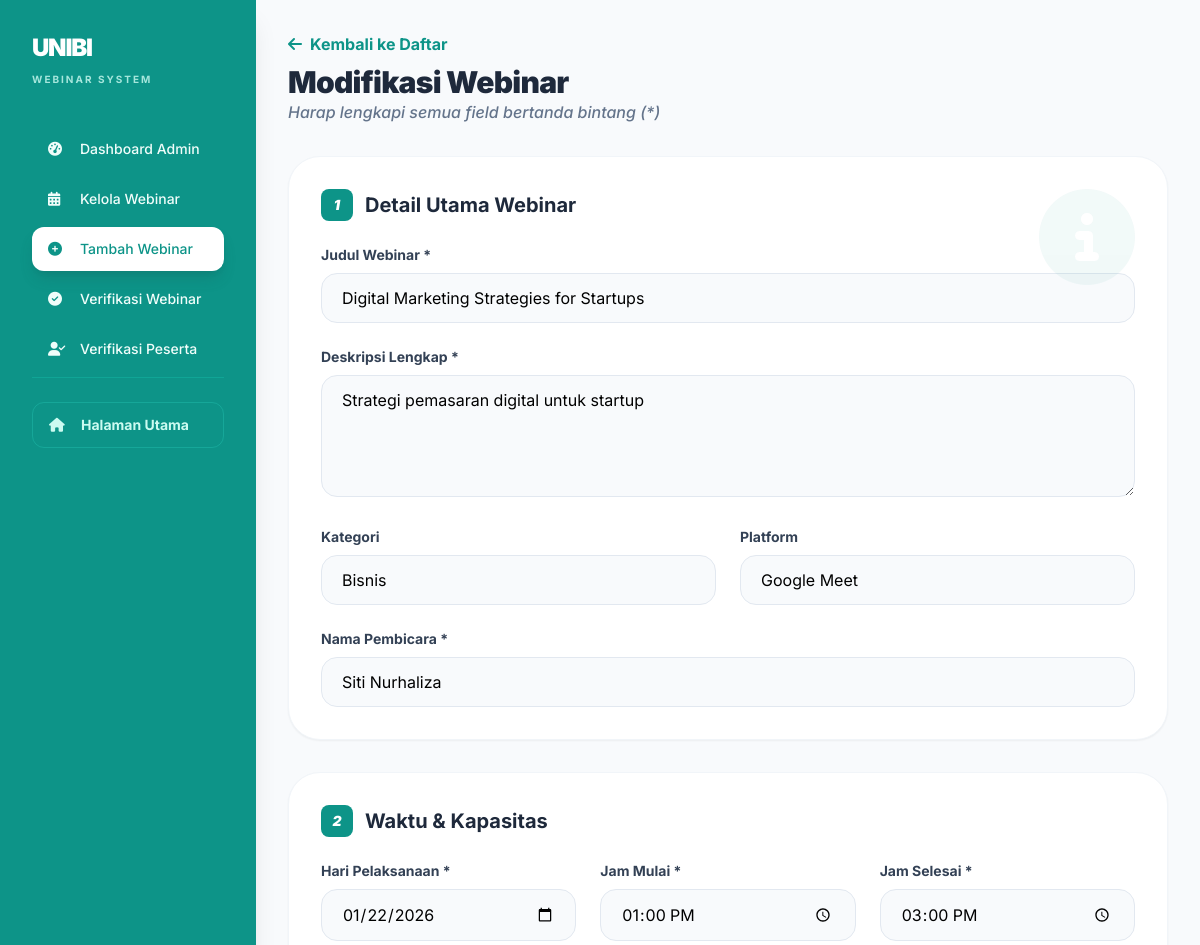
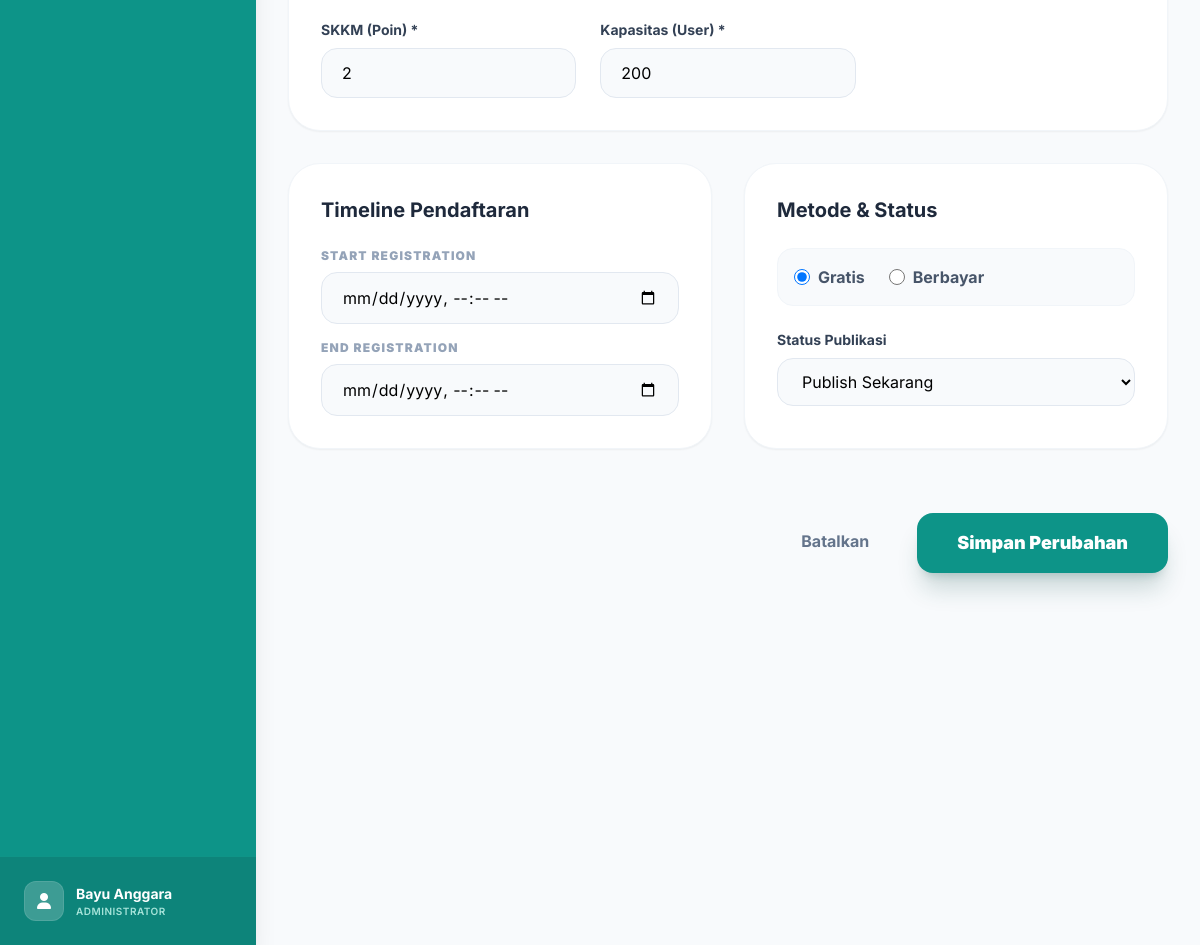
/admin/tambah-webinar.php?edit=2, run on the app's committed database (2 pictures, top to bottom).
### tables this page shows
CREATE TABLE `webinar` (
  `id_webinar` int NOT NULL,
  `judul` varchar(200) DEFAULT NULL,
  `deskripsi` text,
  `kategori` varchar(50) DEFAULT NULL,
  `tanggal` date DEFAULT NULL,
  `waktu_mulai` time DEFAULT NULL,
  `waktu_selesai` time DEFAULT NULL,
  `pembicara` varchar(100) DEFAULT NULL,
  `platform` varchar(50) DEFAULT NULL,
  `poin_skkm` int DEFAULT NULL,
  `kuota_peserta` int DEFAULT NULL,
  `biaya` decimal(10,2) DEFAULT '0.00',
  `tipe_webinar` enum('gratis','berbayar') DEFAULT NULL,
  `status` enum('draft','publish','closed') DEFAULT 'draft',
  `status_verifikasi` enum('menunggu','disetujui','ditolak') DEFAULT 'menunggu',
  `tanggal_mulai_pendaftaran` datetime DEFAULT NULL,
  `tanggal_akhir_pendaftaran` datetime DEFAULT NULL,
  `id_penyelenggara` int DEFAULT NULL,
  `created_at` timestamp NOT NULL DEFAULT CURRENT_TIMESTAMP
);

### admin/tambah-webinar.php (the view, shortened to what this page needs)
<?php
require_once '../config/database.php';
require_once '../includes/header.php';
$is_edit = isset($_GET['edit']);
$webinar_data = null;
if ($is_edit) {
    $id = intval($_GET['edit']);
    $query = "SELECT * FROM webinar WHERE id_webinar = ?";
    $stmt = mysqli_prepare($conn, $query);
    mysqli_stmt_bind_param($stmt, 'i', $id);
    mysqli_stmt_execute($stmt);
    $result = mysqli_stmt_get_result($stmt);
    $webinar_data = mysqli_fetch_assoc($result);
}
?>
<div class="p-4 md:p-8 bg-slate-50 min-h-screen">
    <div class="max-w-4xl mx-auto">
        <div class="mb-8">
            <a href="kelola-webinar.php" class="text-teal-600 font-bold flex items-center gap-2 mb-2 hover:gap-3 transition-all">
                <i class="fas fa-arrow-left"></i> Kembali ke Daftar
            </a>
            <h2 class="text-3xl font-black text-slate-800 tracking-tight">
                <?= $is_edit ? 'Modifikasi Webinar' : 'Ciptakan Webinar Baru'; ?>
            </h2>
            <p class="text-slate-500 font-medium italic">Harap lengkapi semua field bertanda bintang (*)</p>
        </div>
        <form method="POST" class="space-y-8">
            <div class="bg-white rounded-[32px] p-8 shadow-sm border border-slate-100 relative overflow-hidden">
                <div class="absolute top-0 right-0 p-8 opacity-5 text-8xl text-teal-600">
                    <i class="fas fa-info-circle"></i>
                </div>
                <h3 class="text-xl font-bold text-slate-800 mb-6 flex items-center gap-3">
                    <span class="w-8 h-8 bg-teal-600 text-white rounded-lg flex items-center justify-center text-sm italic font-black">1</span>
                    Detail Utama Webinar
                </h3>
                <div class="grid grid-cols-1 md:grid-cols-2 gap-6">
                    <div class="md:col-span-2">
                        <label class="block text-sm font-bold text-slate-700 mb-2">Judul Webinar *</label>
                        <input type="text" name="judul" required placeholder="Contoh: Masterclass AI Untuk Pemula"
                               value="<?= $is_edit ? htmlspecialchars($webinar_data['judul']) : ''; ?>"
                               class="w-full px-5 py-3 bg-slate-50 border border-slate-200 rounded-2xl focus:ring-4 focus:ring-teal-500/10 focus:border-teal-500 outline-none transition-all">
                    </div>
                    <div class="md:col-span-2">
                        <label class="block text-sm font-bold text-slate-700 mb-2">Deskripsi Lengkap *</label>
                        <textarea name="deskripsi" rows="4" required placeholder="Jelaskan apa yang akan dipelajari peserta..."
                                  class="w-full px-5 py-3 bg-slate-50 border border-slate-200 rounded-2xl focus:ring-4 focus:ring-teal-500/10 focus:border-teal-500 outline-none transition-all"><?= $is_edit ? htmlspecialchars($webinar_data['deskripsi']) : ''; ?></textarea>
                    </div>
                    <div>
                        <label class="block text-sm font-bold text-slate-700 mb-2">Kategori</label>
                        <select name="kategori" required class="w-full px-5 py-3 bg-slate-50 border border-slate-200 rounded-2xl focus:ring-4 focus:ring-teal-500/10 focus:border-teal-500 outline-none transition-all appearance-none cursor-pointer">
                            <?php
                            $cats = ['Teknologi', 'Bisnis', 'Pendidikan', 'Kesehatan', 'Lingkungan'];
                            foreach($cats as $cat): ?>
                                <option value="<?= $cat ?>" <?= ($is_edit && $webinar_data['kategori'] == $cat) ? 'selected' : ''; ?>><?= $cat ?></option>
                            <?php endforeach; ?>
                        </select>
                    </div>
                    <div>
                        <label class="block text-sm font-bold text-slate-700 mb-2">Platform</label>
                        <select name="platform" class="w-full px-5 py-3 bg-slate-50 border border-slate-200 rounded-2xl focus:ring-4 focus:ring-teal-500/10 focus:border-teal-500 outline-none transition-all appearance-none cursor-pointer">
                            <?php
                            $platforms = ['Zoom', 'Google Meet', 'Microsoft Teams', 'YouTube Live'];
                            foreach($platforms as $plat): ?>
                                <option value="<?= $plat ?>" <?= ($is_edit && $webinar_data['platform'] == $plat) ? 'selected' : ''; ?>><?= $plat ?></option>
                            <?php endforeach; ?>
                        </select>
                    </div>
                    <div class="md:col-span-2">
                        <label class="block text-sm font-bold text-slate-700 mb-2">Nama Pembicara *</label>
                        <input type="text" name="pembicara" required placeholder="Contoh: Dr. Jane Doe"
                               value="<?= $is_edit ? htmlspecialchars($webinar_data['pembicara']) : ''; ?>"
                               class="w-full px-5 py-3 bg-slate-50 border border-slate-200 rounded-2xl focus:ring-4 focus:ring-teal-500/10 focus:border-teal-500 outline-none transition-all">
                    </div>
                </div>
            </div>
            <div class="bg-white rounded-[32px] p-8 shadow-sm border border-slate-100">
                <h3 class="text-xl font-bold text-slate-800 mb-6 flex items-center gap-3">
                    <span class="w-8 h-8 bg-teal-600 text-white rounded-lg flex items-center justify-center text-sm italic font-black">2</span>
                    Waktu & Kapasitas
                </h3>
                <div class="grid grid-cols-1 md:grid-cols-3 gap-6">
                    <div>
                        <label class="block text-sm font-bold text-slate-700 mb-2">Hari Pelaksanaan *</label>
                        <input type="date" name="tanggal" required
                               value="<?= $is_edit ? $webinar_data['tanggal'] : ''; ?>"
                               class="w-full px-5 py-3 bg-slate-50 border border-slate-200 rounded-2xl focus:ring-4 focus:ring-teal-500/10 focus:border-teal-500 outline-none">
                    </div>
                    <div>
                        <label class="block text-sm font-bold text-slate-700 mb-2">Jam Mulai *</label>
                        <input type="time" name="waktu_mulai" required
                               value="<?= $is_edit ? $webinar_data['waktu_mulai'] : ''; ?>"
                               class="w-full px-5 py-3 bg-slate-50 border border-slate-200 rounded-2xl focus:ring-4 focus:ring-teal-500/10 focus:border-teal-500 outline-none">
                    </div>
                    <div>
                        <label class="block text-sm font-bold text-slate-700 mb-2">Jam Selesai *</label>
                        <input type="time" name="waktu_selesai" required
                               value="<?= $is_edit ? $webinar_data['waktu_selesai'] : ''; ?>"
                               class="w-full px-5 py-3 bg-slate-50 border border-slate-200 rounded-2xl focus:ring-4 focus:ring-teal-500/10 focus:border-teal-500 outline-none">
                    </div>
                    <div>
                        <label class="block text-sm font-bold text-slate-700 mb-2">SKKM (Poin) *</label>
                        <input type="number" name="poin_skkm" required min="0" placeholder="0"
                               value="<?= $is_edit ? $webinar_data['poin_skkm'] : ''; ?>"
                               class="w-full px-5 py-3 bg-slate-50 border border-slate-200 rounded-2xl focus:ring-4 focus:ring-teal-500/10 focus:border-teal-500 outline-none">
                    </div>
                    <div>
                        <label class="block text-sm font-bold text-slate-700 mb-2">Kapasitas (User) *</label>
                        <input type="number" name="kuota_peserta" required min="1" placeholder="100"
                               value="<?= $is_edit ? $webinar_data['kuota_peserta'] : ''; ?>"
                               class="w-full px-5 py-3 bg-slate-50 border border-slate-200 rounded-2xl focus:ring-4 focus:ring-teal-500/10 focus:border-teal-500 outline-none">
                    </div>
                </div>
            </div>
            <div class="grid grid-cols-1 md:grid-cols-2 gap-8">
                <div class="bg-white rounded-[32px] p-8 shadow-sm border border-slate-100">
                    <h3 class="text-xl font-bold text-slate-800 mb-6">Timeline Pendaftaran</h3>
                    <div class="space-y-4">
                        <div>
                            <label class="block text-xs font-black text-slate-400 uppercase tracking-widest mb-2">Start Registration</label>
                            <input type="datetime-local" name="tanggal_mulai_pendaftaran" required
                                   value="<?= ($is_edit && $webinar_data['tanggal_mulai_pendaftaran']) ? date('Y-m-d\TH:i', strtotime($webinar_data['tanggal_mulai_pendaftaran'])) : ''; ?>"
                                   class="w-full px-5 py-3 bg-slate-50 border border-slate-200 rounded-2xl focus:ring-4 focus:ring-teal-500/10 focus:border-teal-500 outline-none">
                        </div>
                        <div>
                            <label class="block text-xs font-black text-slate-400 uppercase tracking-widest mb-2">End Registration</label>
                            <input type="datetime-local" name="tanggal_akhir_pendaftaran" required
                                   value="<?= ($is_edit && $webinar_data['tanggal_akhir_pendaftaran']) ? date('Y-m-d\TH:i', strtotime($webinar_data['tanggal_akhir_pendaftaran'])) : ''; ?>"
                                   class="w-full px-5 py-3 bg-slate-50 border border-slate-200 rounded-2xl focus:ring-4 focus:ring-teal-500/10 focus:border-teal-500 outline-none">
                        </div>
                    </div>
                </div>
                <div class="bg-white rounded-[32px] p-8 shadow-sm border border-slate-100">
                    <h3 class="text-xl font-bold text-slate-800 mb-6">Metode & Status</h3>
                    <div class="space-y-6">
                        <div class="flex items-center gap-6 p-4 bg-slate-50 rounded-2xl border border-slate-100">
                            <label class="flex items-center gap-2 cursor-pointer font-bold text-slate-600">
                                <input type="radio" name="tipe_webinar" value="gratis" class="w-4 h-4 text-teal-600 focus:ring-teal-500"
                                       <?php echo (!$is_edit || $webinar_data['tipe_webinar'] == 'gratis') ? 'checked' : ''; ?>> Gratis
                            </label>
                            <label class="flex items-center gap-2 cursor-pointer font-bold text-slate-600">
                                <input type="radio" name="tipe_webinar" value="berbayar" class="w-4 h-4 text-teal-600 focus:ring-teal-500"
                                       <?php echo ($is_edit && $webinar_data['tipe_webinar'] == 'berbayar') ? 'checked' : ''; ?>> Berbayar
                            </label>
                        </div>
                        <div>
                            <label class="block text-sm font-bold text-slate-700 mb-2">Status Publikasi</label>
                            <select name="status" class="w-full px-5 py-3 bg-slate-50 border border-slate-200 rounded-2xl focus:ring-4 focus:ring-teal-500/10 focus:border-teal-500 outline-none">
                                <option value="publish" <?= ($is_edit && $webinar_data['status'] == 'publish') ? 'selected' : ''; ?>>Publish Sekarang</option>
                            </select>
                        </div>
                    </div>
                </div>
            </div>
            <div class="flex flex-col md:flex-row gap-4 justify-end pt-8">
                <a href="kelola-webinar.php" class="px-8 py-4 text-slate-500 font-bold hover:bg-slate-100 rounded-2xl transition-all text-center">
                    Batalkan
                </a>
                <button type="submit" class="px-10 py-4 bg-teal-600 text-white rounded-2xl font-black text-lg hover:bg-teal-700 transition-all shadow-xl shadow-teal-900/20 active:scale-95">
                    <?= $is_edit ? 'Simpan Perubahan' : 'Terbitkan Webinar'; ?>
                </button>
            </div>
        </form>
    </div>
</div>
<?php require_once '../includes/footer.php'; ?>

### includes/header.php (style rules this page uses)
body { font-family: 'Inter', sans-serif; opacity: 0; transition: opacity 0.3s ease; }
body.loaded { opacity: 1; }

### data on the page
webinar: judul "Digital Marketing Strategies for Startups", deskripsi "Strategi pemasaran digital untuk startup", kategori "Bisnis", platform "Google Meet", pembicara "Siti Nurhaliza", tanggal "01/22/2026", waktu_mulai "13:00:00", waktu_selesai "15:00:00", poin_skkm "2", kuota_peserta "200", tipe_webinar "☑ Gratis", tipe_webinar "☐ Berbayar", status "Publish Sekarang"

### other printed values
$menu[2] "Dashboard Admin"
$menu[2] "Kelola Webinar"
$menu[2] "Tambah Webinar"
$menu[2] "Verifikasi Webinar"
$menu[2] "Verifikasi Peserta"
